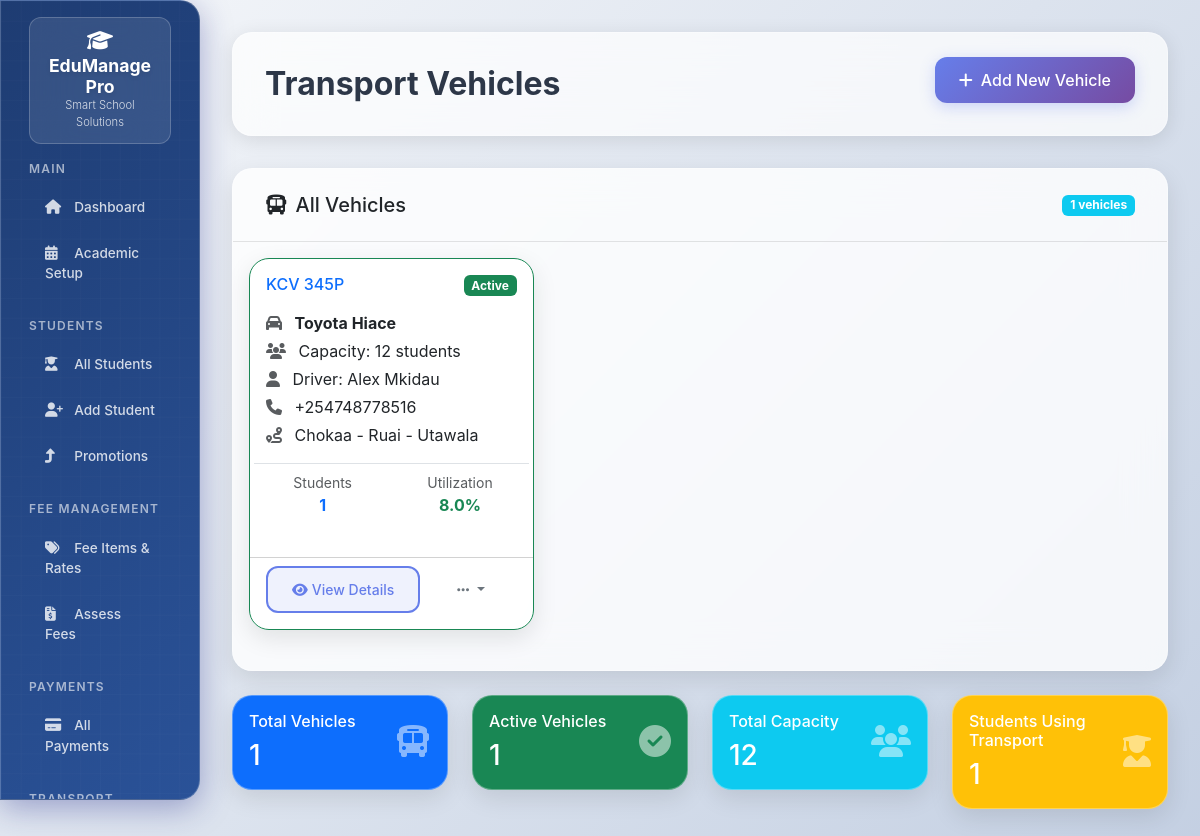
Page /vehicles (signed in) on the committed database.
### models.py (models this page shows, shortened)
class Vehicle(db.Model):
    __tablename__ = "vehicles"
    id = db.Column(db.Integer, primary_key=True)
    registration_number = db.Column(db.String(20), unique=True, nullable=False)
    make = db.Column(db.String(50))
    model = db.Column(db.String(50))
    capacity = db.Column(db.Integer)
    driver_name = db.Column(db.String(100))
    driver_phone = db.Column(db.String(20))
    route_description = db.Column(db.String(200))
    is_active = db.Column(db.Boolean, default=True)
    students = db.relationship("Student", back_populates="vehicle")

### app.py (the view)
@app.route('/vehicles')
@login_required
def vehicle_list():
    vehicles = Vehicle.query.all()
    return render_template('vehicles/list.html', vehicles=vehicles)

### app.py (called while the page is built)
@app.context_processor
def inject_common_vars():
    return {
        'date': date,
        'datetime': datetime,
        'Decimal': Decimal,
        'today': date.today(),  # Current date
        'now': datetime.now()   # Current datetime
    }

@app.context_processor
def inject_enums():
    return {
        'StudentType': StudentType,
        'UserRole': UserRole,
        'PaymentMode': PaymentMode,
        'FeeScope': FeeScope,
        'PromotionStatus': PromotionStatus
    }

@login_manager.user_loader
def load_user(user_id):
    return User.query.get(int(user_id))

### Templates/vehicles/list.html (shortened to what this page needs)
{% extends "base.html" %}
{% block page_title %}Transport Vehicles{% endblock %}
{% block page_actions %}
<a href="{{ url_for('add_vehicle') }}" class="btn btn-primary">
    <i class="fas fa-plus me-2"></i>Add New Vehicle
</a>
{% endblock %}
{% block content %}
<div class="card">
    <div class="card-header">
        <div class="d-flex justify-content-between align-items-center">
            <h5 class="mb-0">
                <i class="fas fa-bus me-2"></i>All Vehicles
            </h5>
            <span class="badge bg-info">{{ vehicles|length }} vehicles</span>
        </div>
    </div>
    <div class="card-body">
        {% if vehicles %}
            <div class="row">
                {% for vehicle in vehicles %}
                <div class="col-md-6 col-lg-4 mb-4">
                    <div class="card h-100 {{ 'border-success' if vehicle.is_active else 'border-warning' }}">
                        <div class="card-body">
                            <div class="d-flex justify-content-between align-items-start mb-2">
                                <h6 class="card-title text-primary">{{ vehicle.registration_number }}</h6>
                                <span class="badge {{ 'bg-success' if vehicle.is_active else 'bg-warning' }}">
                                    {{ 'Active' if vehicle.is_active else 'Inactive' }}
                                </span>
                            </div>
                            <div class="mb-3">
                                <p class="card-text mb-1">
                                    <i class="fas fa-car me-2 text-muted"></i>
                                    <strong>{{ vehicle.make }} {{ vehicle.model }}</strong>
                                </p>
                                {% if vehicle.capacity %}
                                <p class="card-text mb-1">
                                    <i class="fas fa-users me-2 text-muted"></i>
                                    Capacity: {{ vehicle.capacity }} students
                                </p>
                                {% endif %}
                                {% if vehicle.driver_name %}
                                <p class="card-text mb-1">
                                    <i class="fas fa-user me-2 text-muted"></i>
                                    Driver: {{ vehicle.driver_name }}
                                </p>
                                {% endif %}
                                {% if vehicle.driver_phone %}
                                <p class="card-text mb-1">
                                    <i class="fas fa-phone me-2 text-muted"></i>
                                    {{ vehicle.driver_phone }}
                                </p>
                                {% endif %}
                                {% if vehicle.route_description %}
                                <p class="card-text mb-1">
                                    <i class="fas fa-route me-2 text-muted"></i>
                                    {{ vehicle.route_description[:50] }}{% if vehicle.route_description|length > 50 %}...{% endif %}
                                </p>
                                {% endif %}
                            </div>
                            <div class="row text-center border-top pt-2">
                                <div class="col-6">
                                    <div class="text-muted small">Students</div>
                                    <div class="fw-bold text-primary">{{ vehicle.students|length }}</div>
                                </div>
                                <div class="col-6">
                                    <div class="text-muted small">Utilization</div>
                                    <div class="fw-bold text-success">
                                        {% if vehicle.capacity %}
                                            {{ ((vehicle.students|length / vehicle.capacity) * 100)|round }}%
                                        {% else %}
                                            N/A
                                        {% endif %}
                                    </div>
                                </div>
                            </div>
                        </div>
                        <div class="card-footer bg-transparent">
                            <div class="d-flex justify-content-between">
                                <a href="{{ url_for('vehicle_detail', vehicle_id=vehicle.id) }}"
                                   class="btn btn-outline-primary btn-sm">
                                    <i class="fas fa-eye me-1"></i>View Details
                                </a>
                                <div class="btn-group">
                                    <button class="btn btn-outline-secondary btn-sm dropdown-toggle"
                                            data-bs-toggle="dropdown">
                                        <i class="fas fa-ellipsis-h"></i>
                                    </button>
                                </div>
                            </div>
                        </div>
                    </div>
                </div>
                {% endfor %}
            </div>
        {% endif %}
    </div>
</div>
<div class="row mt-4">
    <div class="col-md-3 col-sm-6 mb-3">
        <div class="card bg-primary text-white">
            <div class="card-body">
                <div class="d-flex justify-content-between">
                    <div>
                        <h6 class="card-title">Total Vehicles</h6>
                        <h3 class="mb-0">{{ vehicles|length }}</h3>
                    </div>
                    <div class="align-self-center">
                        <i class="fas fa-bus fa-2x opacity-50"></i>
                    </div>
                </div>
            </div>
        </div>
    </div>
    <div class="col-md-3 col-sm-6 mb-3">
        <div class="card bg-success text-white">
            <div class="card-body">
                <div class="d-flex justify-content-between">
                    <div>
                        <h6 class="card-title">Active Vehicles</h6>
                        <h3 class="mb-0">{{ vehicles|selectattr('is_active')|list|length }}</h3>
                    </div>
                    <div class="align-self-center">
                        <i class="fas fa-check-circle fa-2x opacity-50"></i>
                    </div>
                </div>
            </div>
        </div>
    </div>
    <div class="col-md-3 col-sm-6 mb-3">
        <div class="card bg-info text-white">
            <div class="card-body">
                <div class="d-flex justify-content-between">
                    <div>
                        <h6 class="card-title">Total Capacity</h6>
                        <h3 class="mb-0">{{ vehicles|sum(attribute='capacity')|default(0) }}</h3>
                    </div>
                    <div class="align-self-center">
                        <i class="fas fa-users fa-2x opacity-50"></i>
                    </div>
                </div>
            </div>
        </div>
    </div>
    <div class="col-md-3 col-sm-6 mb-3">
        <div class="card bg-warning text-white">
            <div class="card-body">
                <div class="d-flex justify-content-between">
                    <div>
                        <h6 class="card-title">Students Using Transport</h6>
                        <h3 class="mb-0">{{ vehicles|map(attribute='students')|map('length')|sum }}</h3>
                    </div>
                    <div class="align-self-center">
                        <i class="fas fa-user-graduate fa-2x opacity-50"></i>
                    </div>
                </div>
            </div>
        </div>
    </div>
</div>
{% endblock %}

### Templates/base.html (style rules this page uses)
:root { --primary-gradient: linear-gradient(135deg, #667eea 0%, #764ba2 100%); --modern-gradient: linear-gradient(135deg, #1e3c72 0%, #2a5298 100%); --glass-bg: rgba(255, 255, 255, 0.1); --glass-border: rgba(255, 255, 255, 0.2); --shadow-light: 0 8px 32px rgba(31, 38, 135, 0.37); --shadow-hover: 0 15px 35px rgba(31, 38, 135, 0.5); --border-radius: 20px; --border-radius-small: 12px; --transition: all 0.2s ease; }
body { font-family: 'Inter', -apple-system, BlinkMacSystemFont, 'Segoe UI', sans-serif; background: linear-gradient(135deg, #f5f7fa 0%, #c3cfe2 100%); min-height: 100vh; }
.card { background: rgba(255, 255, 255, 0.8); backdrop-filter: blur(20px); border: 1px solid rgba(255, 255, 255, 0.3); border-radius: var(--border-radius); box-shadow: 0 8px 25px rgba(0, 0, 0, 0.1); transition: var(--transition); margin-bottom: 1.5rem; }
.card-header { background: transparent; border-bottom: 1px solid rgba(0, 0, 0, 0.1); border-radius: var(--border-radius) var(--border-radius) 0 0 !important; padding: 1.5rem 2rem; font-weight: 600; }
.btn { border-radius: var(--border-radius-small); font-weight: 500; transition: var(--transition); border: none; padding: 0.7rem 1.5rem; margin-right: 0.5rem; margin-bottom: 0.5rem; }
.btn:last-child { margin-right: 0; }
.btn-primary { background: linear-gradient(135deg, #667eea 0%, #764ba2 100%); color: white; box-shadow: 0 4px 15px rgba(102, 126, 234, 0.3); }
.btn-outline-primary { border: 2px solid #667eea; color: #667eea; background: rgba(102, 126, 234, 0.1); }

### rows in the picture
Vehicle: registration_number "KCV 345P", is_active "Active", make "Toyota", model "Hiace", capacity "12", driver_name "Alex Mkidau", driver_phone "+254748778516", route_description "Chokaa - Ruai - Utawala", students|length "1", students "8.0"

### other values in the picture
{{ vehicles|length }} "1"
{{ vehicles|selectattr('is_active')|list|length }} "1"
{{ vehicles|sum(attribute='capacity')|default(0) }} "12"
{{ vehicles|map(attribute='students')|map('length')|sum }} "1"
